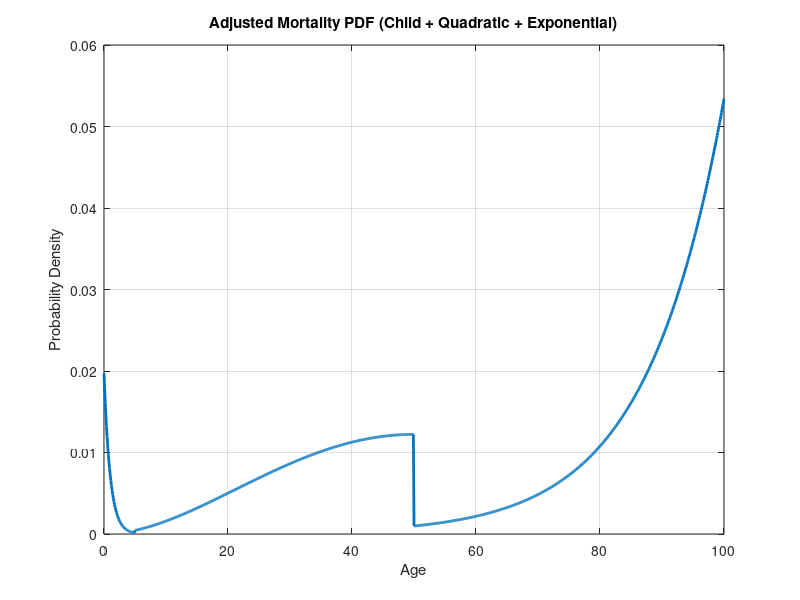
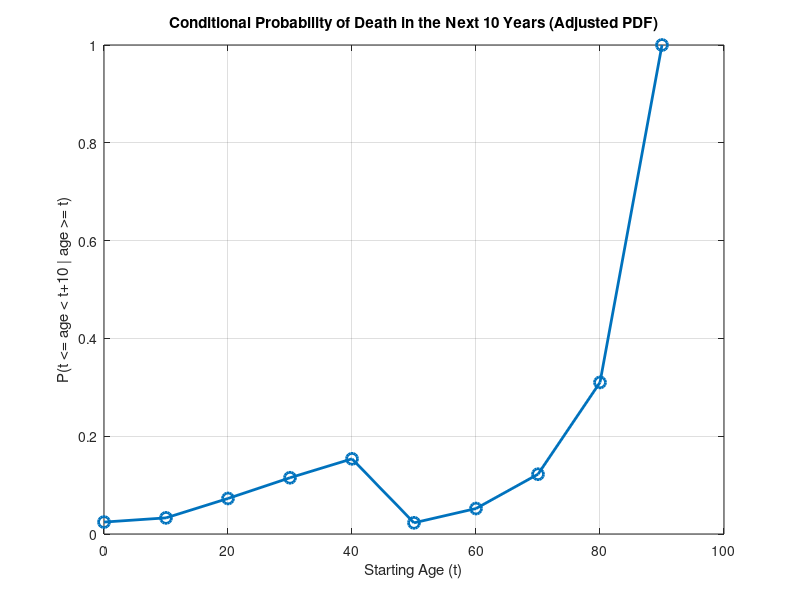

MATLAB code for these plots, in order:
% MORTALITY_MODEL_ADJUSTED
% This script:
% 1) Combines child mortality, quadratic middle-age, and exponential late-age components.
% 2) Normalizes the combined PDF.
% 3) Plots the PDF and conditional probabilities.

clc;
close all;

%--- Define the unnormalized combined PDF ---
unnormalized_pdf = @(t) ( ...
    (0.1007 * exp(-t) .* (t >= 0 & t < 5)) + ...                % Child mortality
    (1e-8 * t.^2 .* (100 - t).^2 .* (t >= 5 & t < 50)) + ...    % Quadratic middle-age
    (0.005 * exp(0.08 * (t - 50)) .* (t >= 50 & t <= 100)) ...  % Exponential old-age
);

%--- Compute the normalization constant ---
total_integral = quad(unnormalized_pdf, 0, 100);
normalization_constant = 1 / total_integral;

%--- Define the normalized combined PDF ---
mortality_pdf = @(t) normalization_constant * unnormalized_pdf(t);

%--- Verify normalization ---
normalized_integral = quad(mortality_pdf, 0, 100);
disp(["Check total PDF integral (should be 1): ", num2str(normalized_integral)]);

%--- Plot the Combined PDF ---
ages = 0:0.1:100;  % Age range for plotting
pdf_values = arrayfun(mortality_pdf, ages);

figure;
plot(ages, pdf_values, 'LineWidth', 2);
title('Adjusted Mortality PDF (Child + Quadratic + Exponential)');
xlabel('Age');
ylabel('Probability Density');
grid on;

%--- Calculate Conditional Probabilities ---
% Conditional probability: P(t <= age < t+10 | age >= t)
interval = 10;  % Interval width
age_start = 0:10:90;  % Start of each interval
conditional_probs = zeros(size(age_start));  % Placeholder for results

for i = 1:length(age_start)
    t = age_start(i);
    num = quad(mortality_pdf, t, t + interval);     % Numerator: P(t <= age < t+10)
    den = quad(mortality_pdf, t, 100);              % Denominator: P(age >= t)
    conditional_probs(i) = num / den;               % Conditional probability
end

%--- Plot Conditional Probabilities ---
figure;
plot(age_start, conditional_probs, '-o', 'LineWidth', 2, 'MarkerSize', 8);
title('Conditional Probability of Death in the Next 10 Years (Adjusted PDF)');
xlabel('Starting Age (t)');
ylabel('P(t <= age < t+10 | age >= t)');
grid on;

%--- Display Results ---
disp("Conditional probabilities of dying within the next 10 years given survival to age t:");
for i = 1:length(age_start)
    fprintf("  Age %2d to %3d: %.4f\n", age_start(i), age_start(i) + interval, conditional_probs(i));
end

